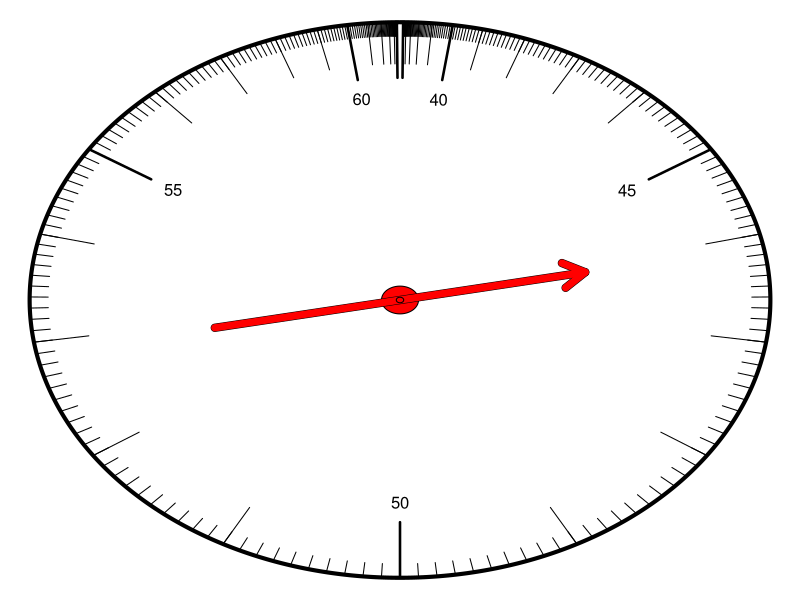

This chart was generated by the following R code:
## ---- chunk 1

# reseed for exam question
set.seed(runif(1,2,5))

while(T){
  mu = sample(seq(30,70,10),1)
  sig = sample(2:7,1)
  Z = round(rnorm(2),2)
  x = round(mu+sig*Z,2)
  Z2 = (x-mu)/sig
  if(sum(Z==Z2)==2 & Z[1]%%1!=0 & Z[2]%%1!=0){break}
}
## ---- chunk 2
par(mar=c(0,0,0,0))
theta = seq(0,2*pi,0.01)
plot(sin(theta),cos(theta),type="l",lwd=4,axes=F,ann=F)
for(z in -3:3){
  p = pnorm(z)
  lines(c(0.8,1)*sin(p*2*pi),c(0.8,1)*cos(p*2*pi),lwd=2.5)
}
for(z in -2:2){
  p = pnorm(z)
  text(0.73*sin(p*2*pi),0.73*cos(p*2*pi),mu+z*sig)
}
for(z in (-3*sig):(3*sig)/sig){
  p = pnorm(z)
  lines(c(0.85,1)*sin(p*2*pi),c(0.85,1)*cos(p*2*pi))
}
for(z in (-30*sig):(30*sig)/10/sig){
  p = pnorm(z)
  lines(c(0.95,1)*sin(p*2*pi),c(0.95,1)*cos(p*2*pi))
}
# for(z in -3:3/2){
#   p = pnorm(z)
#   lines(c(0.85,1)*sin(p*2*pi),c(0.85,1)*cos(p*2*pi))
# }
# for(z in -30:30/10){
#   p = pnorm(z)
#   lines(c(0.90,1)*sin(p*2*pi),c(0.90,1)*cos(p*2*pi))
# }
# for(z in -300:300/100){
#   p = pnorm(z)
#   lines(c(0.97,1)*sin(p*2*pi),c(0.97,1)*cos(p*2*pi))
# }

polygon(0.05*cos(theta),0.05*sin(theta),col="red")
arrows(-0.5,-0.1,0.5,0.1,lwd=8)
arrows(-0.5,-0.1,0.5,0.1,lwd=7,col="red")
polygon(0.01*cos(theta),0.01*sin(theta),col="red")
